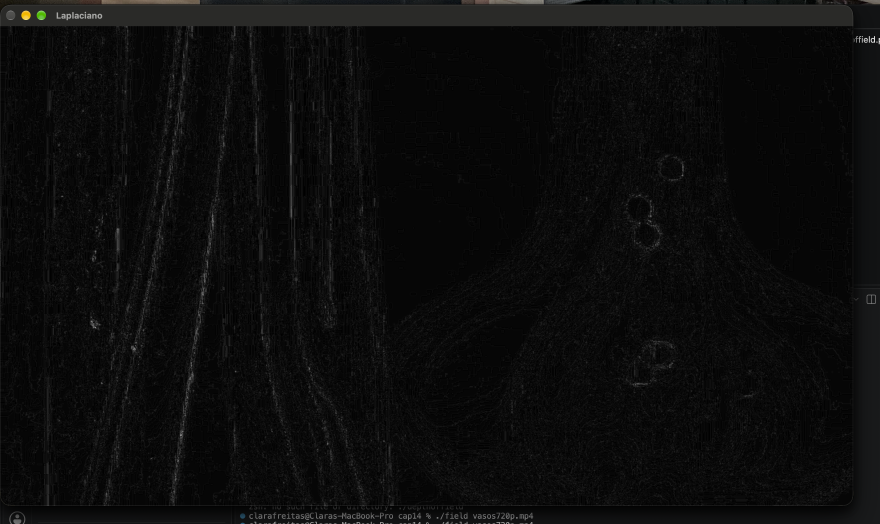
//> input picture cap14/cap14ex2_vasos.png, 2640 x 1572 px, given in place of the camera (shown at 1/3 size)
$ ./field   (built with g++ and OpenCV 4)
//> lines starting //> are read from the running program, lines starting //| are printed output that depends on the picture
### cap14/camera.hpp
#include <opencv2/opencv.hpp>
#include <vector>

typedef std::vector<std::vector<int>> ResolutionList;

// [61 lines left out: function getResolutions, not called in this run]

int cameraEnumerator() {
  int camera;
  std::vector<int> cameras;

  cv::VideoCapture cap;

  cameras.clear();
  for (int i = 0; i < 10; i++) {
#ifdef __linux__
    cap.open(i, cv::CAP_V4L2);
#else
    cap.open(i);
#endif
    if (cap.isOpened()) {
      cameras.push_back(i);
    }
    cap.release();
  }
  if (cameras.size() == 1) {
    return cameras[0];
  }
  std::cout << "--------------------\n";
  for (size_t i = 0; i < cameras.size(); i++) {
    std::cout << "camera [" << cameras[i] << "] is active" << std::endl;
  }
  std::cout << "--------------------\n";
  std::cout << "select camera to activate: ";
  std::cin >> camera;
//> the answer given: 1
  return camera;
}

### cap14/field.cpp
#include <iostream>
#include <opencv2/opencv.hpp>
#include "camera.hpp"

int main(int argc, char **argv) {

    cv::VideoCapture cap;
    int camera;

    // Matriz usada para guardar o maior valor do Laplaciano
    cv::Mat maxLaplacian;

    // Imagens
    cv::Mat frame;
    cv::Mat frameGray;
    cv::Mat frame32f;
    cv::Mat laplacian;
    cv::Mat output;

    // Máscara Laplaciana 3x3
    float lapMaskData[] = {
         0, -1,  0,
        -1,  4, -1,
         0, -1,  0
    };

    cv::Mat lapMask(3, 3, CV_32F, lapMaskData);

    // ---------------------------------------------------------
    // Abre vídeo passado como argumento ou utiliza a câmera
    // ---------------------------------------------------------

    if (argc > 1) {
        cap.open(argv[1]);
    } else {
        camera = cameraEnumerator();
        cap.open(camera);
    }

    if (!cap.isOpened()) {
        std::cerr << "Erro ao abrir a câmera/vídeo." << std::endl;
        return -1;
    }

    // Tamanho desejado para a captura
    cap.set(cv::CAP_PROP_FRAME_WIDTH, 640);
    cap.set(cv::CAP_PROP_FRAME_HEIGHT, 480);

    cv::namedWindow("Original", cv::WINDOW_NORMAL);
    cv::namedWindow("Resultado", cv::WINDOW_NORMAL);
    cv::namedWindow("Laplaciano", cv::WINDOW_NORMAL);

    bool primeiroFrame = true;

    while (true) {

        // ---------------------------------------------------------
        // 1. Captura um frame
        // ---------------------------------------------------------

        cap >> frame;
//> frame is the input picture: 1572 rows x 2640 cols, CV_8UC3; mean B, G, R 12.3, 12.4, 12.4

        if (frame.empty())
            break;

        // Se estiver usando câmera, espelha a imagem
        if (argc == 1)
            cv::flip(frame, frame, 1);
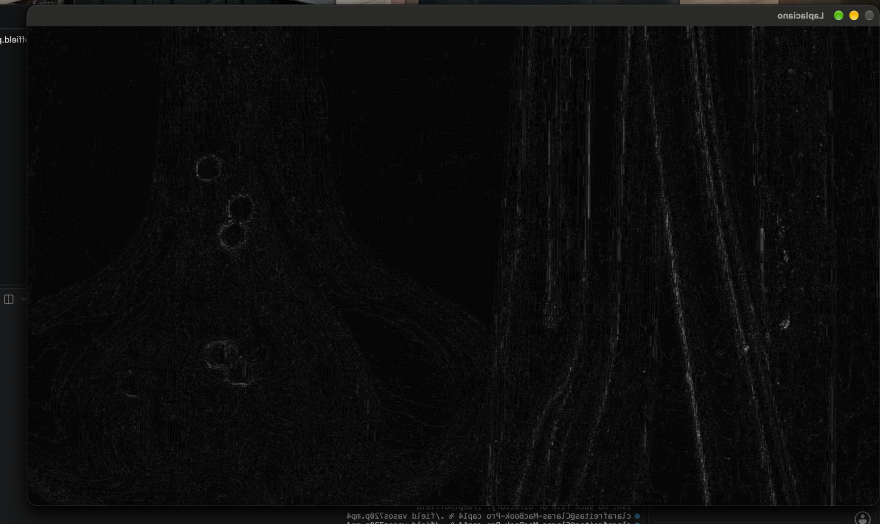
//> frame: 1572 rows x 2640 cols, CV_8UC3 (shown at 1/3 size); mean B, G, R 12.3, 12.4, 12.4

        // ---------------------------------------------------------
        // 2. Converte para tons de cinza
        // ---------------------------------------------------------

        cv::cvtColor(frame, frameGray, cv::COLOR_BGR2GRAY);

        // ---------------------------------------------------------
        // 3. Cria a matriz para guardar os máximos
        // ---------------------------------------------------------

        if (primeiroFrame) {
            maxLaplacian = cv::Mat::zeros(
                frameGray.size(),
                CV_32F
            );

            output = frame.clone();

            primeiroFrame = false;
        }

        // ---------------------------------------------------------
        // 4. Aplica o filtro Laplaciano
        // ---------------------------------------------------------

        frameGray.convertTo(frame32f, CV_32F);

        cv::filter2D(
            frame32f,
            laplacian,
            CV_32F,
            lapMask,
            cv::Point(1, 1),
            cv::BORDER_REPLICATE
        );
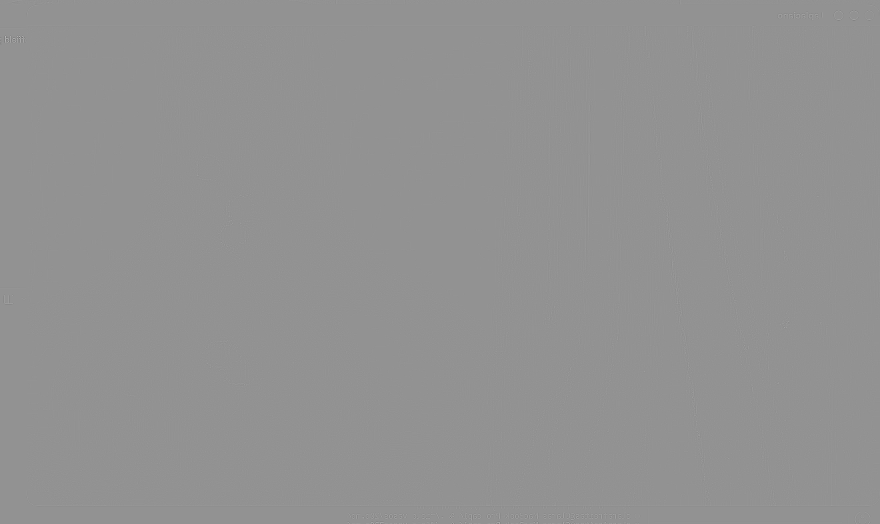
//> laplacian: 1572 rows x 2640 cols, CV_32FC1 (shown at 1/3 size); min -572, max 424, mean 1; drawn with min black and max white

        // Utilizamos o valor absoluto como medida de nitidez
        cv::Mat laplacianAbs = cv::abs(laplacian);
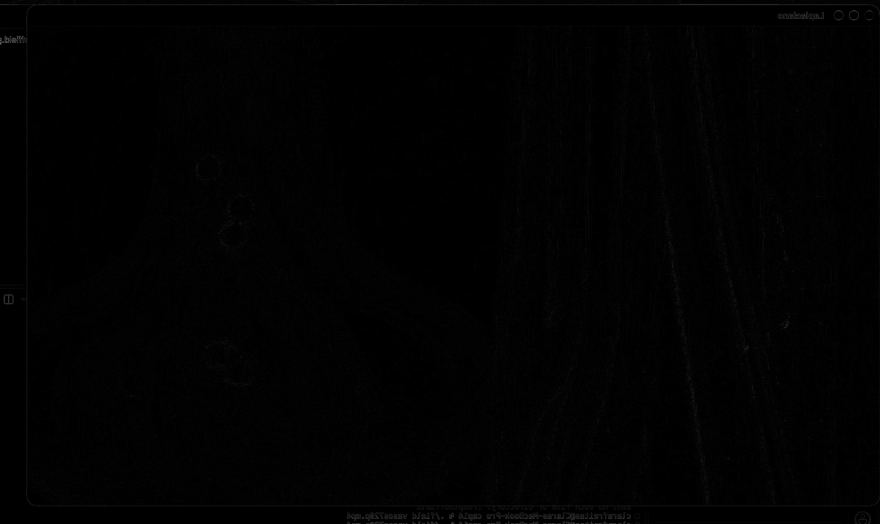
//> laplacianAbs: 1572 rows x 2640 cols, CV_32FC1 (shown at 1/3 size); min 0, max 572, mean 4.8; drawn with min black and max white

        // ---------------------------------------------------------
        // 5. Compara com os máximos anteriores
        // ---------------------------------------------------------

        for (int y = 0; y < frame.rows; y++) {

            for (int x = 0; x < frame.cols; x++) {

                float atual = laplacianAbs.at<float>(y, x);
                float maximo = maxLaplacian.at<float>(y, x);

                // Se o pixel atual estiver mais nítido,
                // guarda o novo máximo e o pixel colorido
                if (atual > maximo) {

                    maxLaplacian.at<float>(y, x) = atual;

                    output.at<cv::Vec3b>(y, x) =
                        frame.at<cv::Vec3b>(y, x);
                }
            }
        }

        // ---------------------------------------------------------
        // 6. Exibe a imagem de saída
        // ---------------------------------------------------------

        cv::imshow("Original", frame);

        // Normaliza o Laplaciano para visualização
        cv::Mat laplacianDisplay;
        cv::normalize(
            laplacianAbs,
            laplacianDisplay,
            0,
            255,
            cv::NORM_MINMAX,
            CV_8U
        );

        cv::imshow("Laplaciano", laplacianDisplay);
        cv::imshow("Resultado", output);

        char key = (char)cv::waitKey(10);
//> the Esc key is pressed

        // ESC encerra
        if (key == 27)
            break;

        // 'r' reinicia os máximos
        if (key == 'r') {

            maxLaplacian = cv::Mat::zeros(
                frameGray.size(),
                CV_32F
            );

            output = frame.clone();

            std::cout << "Maximos reiniciados." << std::endl;
        }
    }

    cap.release();
    cv::destroyAllWindows();

    return 0;
}
